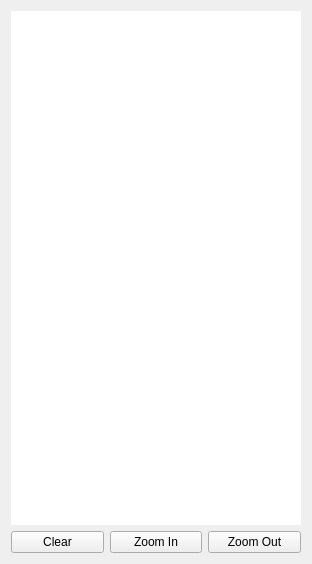
<?xml version="1.0" encoding="UTF-8"?>
<ui version="4.0">
 <class>BandmapWidget</class>
 <widget class="QWidget" name="BandmapWidget">
  <property name="geometry">
   <rect>
    <x>0</x>
    <y>0</y>
    <width>312</width>
    <height>564</height>
   </rect>
  </property>
  <property name="minimumSize">
   <size>
    <width>250</width>
    <height>0</height>
   </size>
  </property>
  <property name="windowTitle">
   <string>Form</string>
  </property>
  <layout class="QVBoxLayout" name="verticalLayout">
   <item>
    <widget class="QScrollArea" name="scrollArea">
     <property name="frameShape">
      <enum>QFrame::NoFrame</enum>
     </property>
     <property name="frameShadow">
      <enum>QFrame::Plain</enum>
     </property>
     <property name="midLineWidth">
      <number>-3</number>
     </property>
     <property name="widgetResizable">
      <bool>true</bool>
     </property>
     <widget class="QWidget" name="scrollAreaWidgetContents">
      <property name="geometry">
       <rect>
        <x>0</x>
        <y>0</y>
        <width>300</width>
        <height>510</height>
       </rect>
      </property>
      <property name="sizePolicy">
       <sizepolicy hsizetype="Minimum" vsizetype="Minimum">
        <horstretch>0</horstretch>
        <verstretch>0</verstretch>
       </sizepolicy>
      </property>
      <layout class="QVBoxLayout" name="verticalLayout_2">
       <property name="spacing">
        <number>0</number>
       </property>
       <property name="leftMargin">
        <number>0</number>
       </property>
       <property name="topMargin">
        <number>0</number>
       </property>
       <property name="rightMargin">
        <number>0</number>
       </property>
       <property name="bottomMargin">
        <number>0</number>
       </property>
       <item>
        <widget class="QGraphicsView" name="graphicsView">
         <property name="sizePolicy">
          <sizepolicy hsizetype="Minimum" vsizetype="Minimum">
           <horstretch>0</horstretch>
           <verstretch>0</verstretch>
          </sizepolicy>
         </property>
         <property name="frameShape">
          <enum>QFrame::NoFrame</enum>
         </property>
        </widget>
       </item>
      </layout>
     </widget>
    </widget>
   </item>
   <item>
    <layout class="QHBoxLayout" name="horizontalLayout">
     <item>
      <widget class="QPushButton" name="clearButton">
       <property name="text">
        <string>Clear</string>
       </property>
      </widget>
     </item>
     <item>
      <widget class="QPushButton" name="zoomInButton">
       <property name="text">
        <string>Zoom In</string>
       </property>
       <property name="icon">
        <iconset resource="../res/icons/icons.qrc">
         <normaloff>:/icons/zoom_in-24px.svg</normaloff>:/icons/zoom_in-24px.svg</iconset>
       </property>
      </widget>
     </item>
     <item>
      <widget class="QPushButton" name="zoomOutButton">
       <property name="text">
        <string>Zoom Out</string>
       </property>
       <property name="icon">
        <iconset resource="../res/icons/icons.qrc">
         <normaloff>:/icons/zoom_out-24px.svg</normaloff>:/icons/zoom_out-24px.svg</iconset>
       </property>
      </widget>
     </item>
    </layout>
   </item>
  </layout>
 </widget>
 <resources>
  <include location="../res/icons/icons.qrc"/>
 </resources>
 <connections>
  <connection>
   <sender>clearButton</sender>
   <signal>clicked()</signal>
   <receiver>BandmapWidget</receiver>
   <slot>clearSpots()</slot>
   <hints>
    <hint type="sourcelabel">
     <x>155</x>
     <y>546</y>
    </hint>
    <hint type="destinationlabel">
     <x>155</x>
     <y>281</y>
    </hint>
   </hints>
  </connection>
  <connection>
   <sender>zoomInButton</sender>
   <signal>clicked()</signal>
   <receiver>BandmapWidget</receiver>
   <slot>zoomIn()</slot>
   <hints>
    <hint type="sourcelabel">
     <x>153</x>
     <y>539</y>
    </hint>
    <hint type="destinationlabel">
     <x>155</x>
     <y>281</y>
    </hint>
   </hints>
  </connection>
  <connection>
   <sender>zoomOutButton</sender>
   <signal>clicked()</signal>
   <receiver>BandmapWidget</receiver>
   <slot>zoomOut()</slot>
   <hints>
    <hint type="sourcelabel">
     <x>255</x>
     <y>539</y>
    </hint>
    <hint type="destinationlabel">
     <x>155</x>
     <y>281</y>
    </hint>
   </hints>
  </connection>
 </connections>
 <slots>
  <slot>clearSpots()</slot>
  <slot>zoomIn()</slot>
  <slot>zoomOut()</slot>
 </slots>
</ui>
